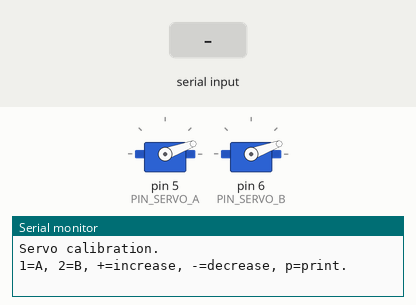
This sketch was run on a simulated Arduino Uno, built with avr-gcc and run on an emulated ATmega328P. Parts: 2 × servo, the last lines printed to the serial monitor. The inputs (shaded band) are chosen by the test bench.

Above: at 1.2 s.
1.3 s: "-" received over Serial
At 1.9 s:
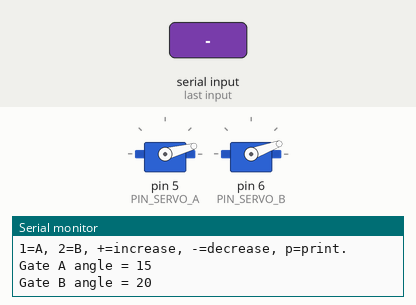
2.8 s: "+" received over Serial
At 4.2 s:
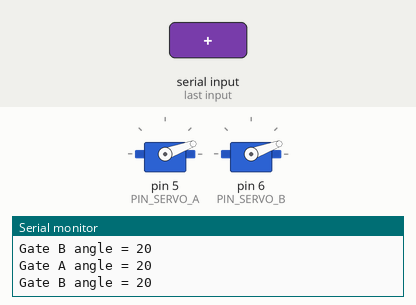
Timing chart, 0 to 5.8 s (numbered marks = the images above; inputs shaded):
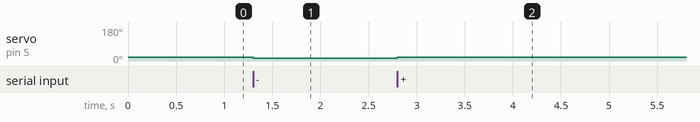

Measured:
- after the input at 1.3 s, servo on pin 5 (PIN_SERVO_A): 20° → 15° at once
- after the input at 2.8 s, servo on pin 5 (PIN_SERVO_A): 15° → 20° at once

The sketch:

09_servo_calibration.ino
```cpp
/*
  TEST 09 - SG90 SERVO CALIBRATION

  Signals:
    Gate A -> D5
    Gate B -> D6

  Power:
    Servo red   -> separate regulated 5V servo rail
    Servo brown -> servo GND rail
    Servo signal -> UNO D5/D6

  IMPORTANT:
    common GND must connect servo GND to UNO GND.
    Do NOT power the two servos from UNO 5V.

  Serial commands:
    1 = select Gate A
    2 = select Gate B
    + = angle +5
    - = angle -5
    p = print angles

  Find four values:
    Gate A closed
    Gate A open
    Gate B closed
    Gate B open

  TEST INPUT / ACTION:
    Use separate servo power/common ground and open Serial Monitor at
    9600 baud. Send 1 or 2 to select a gate, + or - to move 5 degrees,
    and p to print both angles.

  EXPECTED OUTPUT:
    The selected servo moves in 5-degree steps. Serial reports selection
    and prints "Gate A angle = N" and "Gate B angle = N".

  PASS CRITERIA / WHAT TO CHECK:
    Find collision-free open/closed angles for both gates; Gate A closed
    must press A1. Record all four angles and stop if a servo binds.*/

#include <Servo.h>


const byte PIN_SERVO_A = 5;
const byte PIN_SERVO_B = 6;

Servo gateA;
Servo gateB;

int angleA = 20;
int angleB = 20;

byte selectedGate = 1;


void setup()
{
    Serial.begin(9600);

    gateA.attach(PIN_SERVO_A);
    gateB.attach(PIN_SERVO_B);

    gateA.write(angleA);
    gateB.write(angleB);

    Serial.println("Servo calibration.");
    Serial.println("1=A, 2=B, +=increase, -=decrease, p=print.");
}


void loop()
{
    if (Serial.available() == 0)
    {
        return;
    }

    char command = Serial.read();

    if (command == '1')
    {
        selectedGate = 1;

        Serial.println("Selected Gate A.");
    }
    else if (command == '2')
    {
        selectedGate = 2;

        Serial.println("Selected Gate B.");
    }
    else if (command == '+')
    {
        increaseSelectedAngle();
    }
    else if (command == '-')
    {
        decreaseSelectedAngle();
    }
    else if (command == 'p')
    {
        printAngles();
    }
}


void increaseSelectedAngle()
{
    if (selectedGate == 1)
    {
        angleA = angleA + 5;

        if (angleA > 180)
        {
            angleA = 180;
        }

        gateA.write(angleA);
    }
    else
    {
        angleB = angleB + 5;

        if (angleB > 180)
        {
            angleB = 180;
        }

        gateB.write(angleB);
    }

    printAngles();
}


void decreaseSelectedAngle()
{
    if (selectedGate == 1)
    {
        angleA = angleA - 5;

        if (angleA < 0)
        {
            angleA = 0;
        }

        gateA.write(angleA);
    }
    else
    {
        angleB = angleB - 5;

        if (angleB < 0)
        {
            angleB = 0;
        }

        gateB.write(angleB);
    }

    printAngles();
}


void printAngles()
{
    Serial.print("Gate A angle = ");
    Serial.println(angleA);

    Serial.print("Gate B angle = ");
    Serial.println(angleB);

    Serial.println();
}
```
